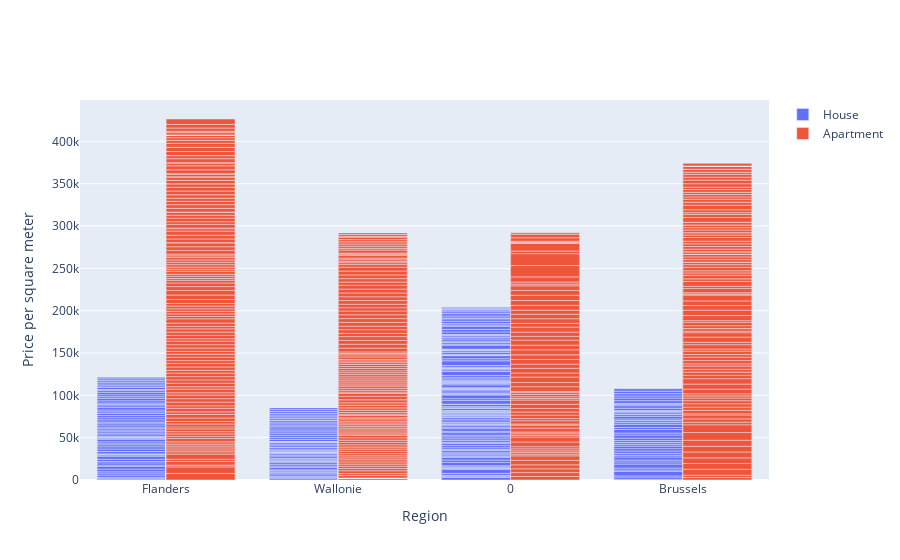

The code cell stored with this chart in its notebook:
### Code cell
fig = go.Figure()
fig.add_trace(go.Bar(x=df_house.Region,y=df_house.Price/df_house.NetHabitableSurface,name='House'))
fig.add_trace(go.Bar(x=df_apart.Region,y=df_apart.Price/df_apart.NetHabitableSurface,name='Apartment'))
fig.update_xaxes(title_text = "Region")
fig.update_yaxes(title_text = "Price per square meter ")
fig.show()

### Figure 1 — Plotly figure (JSON) as saved in the notebook; plotly's stock layout.template omitted (floating-point values rounded to 4 significant figures; data arrays with more than 128 entries replaced by an {"elided": "..."} marker saying what was removed)
{"data": [{"name": "House", "type": "bar", "x": {"elided": "10125 mixed values"}, "y": {"elided": "10125 float values"}}, {"name": "Apartment", "type": "bar", "x": {"elided": "8249 mixed values"}, "y": {"elided": "8249 float values"}}], "layout": {"xaxis": {"title": {"text": "Region"}}, "yaxis": {"title": {"text": "Price per square meter "}}}}
